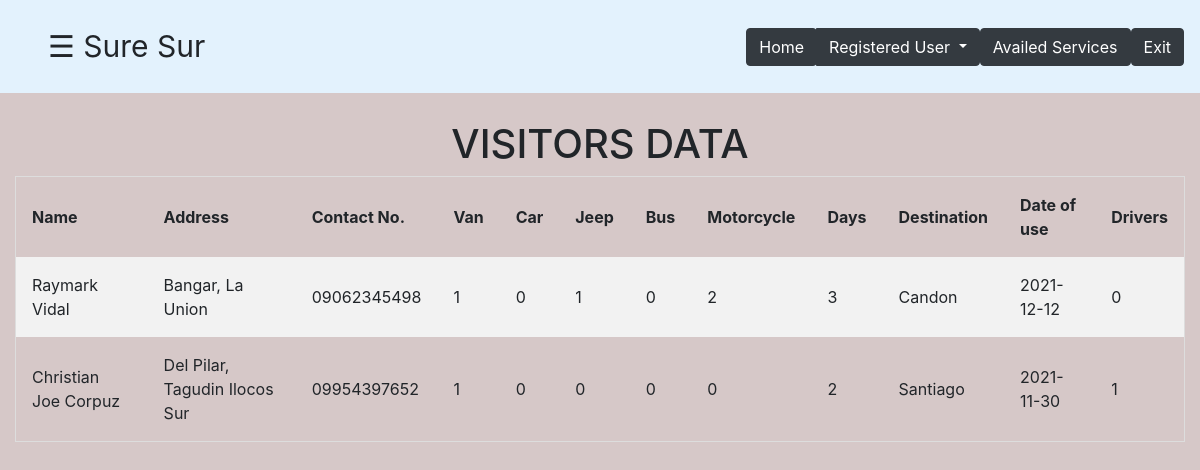
The app's page /availedservices.php with its own data.
### tables this page shows
CREATE TABLE `services` (
  `ID Number` int(11) NOT NULL,
  `Name` varchar(70) DEFAULT NULL,
  `Address` varchar(50) DEFAULT NULL,
  `Contact_No` varchar(15) DEFAULT NULL,
  `Van` int(5) DEFAULT NULL,
  `Car` int(5) DEFAULT NULL,
  `Jeep` int(5) DEFAULT NULL,
  `Bus` int(5) DEFAULT NULL,
  `Motorcycle` int(5) DEFAULT NULL,
  `Days` int(7) DEFAULT NULL,
  `Destination` varchar(70) DEFAULT NULL,
  `Date_of_use` varchar(10) DEFAULT NULL,
  `Drivers` int(5) DEFAULT NULL
);

### availedservices.php (the view, shortened to what this page needs)
<!DOCTYPE html>
<html lang="en">
<head>
  <link rel="stylesheet" href="https://maxcdn.bootstrapcdn.com/bootstrap/4.0.0/css/bootstrap.min.css">
  <link rel="stylesheet" href="https://maxcdn.bootstrapcdn.com/bootstrap/4.5.2/css/bootstrap.min.css">
<link rel="stylesheet" type="text/css" href="sidenav.css">
<link rel="stylesheet" type="text/css" href="content1.css">
<link rel="stylesheet" type="text/css" href="footer.css">
<link rel="stylesheet" type="text/css" href="style.css"/>
  <link rel="stylesheet" href="jquery-ui-1.13.0/jquery-ui.css">
</head>
<body>
<nav class="navbar navbar-expand-md navbar-light fixed-top" style="background-color: #e3f2fd;">
    <a class="navbar-brand" href="#">
<div id="main">
     <span style="font-size:30px;cursor:pointer" onclick="openNav()">&#9776; Sure Sur</span>
    </div> </a>
  <div class="btn-group">
     <a href="admin.php"><button type="button" class="btn btn-dark">
  Home</button></a>
    <button type="button" class="btn btn-dark dropdown-toggle" data-toggle="dropdown">
       Registered User
    </button>
  <a href="availedservices.php"><button type="button" class="btn btn-dark">Availed Services</button>
    </div></a>
     <a href="home.html"><button type="button" class="btn btn-dark">Exit</button>
    </div></a>
      </nav>
<div class="container-fluid" style="margin-top: 10%;">
 <h1 align="center">VISITORS DATA</h1>
  <table>
      <tr>
        <th>Name</th>
        <th>Address</th>
        <th>Contact No.</th>
        <th>Van</th>
        <th>Car</th>
        <th>Jeep</th>
        <th>Bus</th>
        <th>Motorcycle</th>
        <th>Days</th>
        <th>Destination</th>
        <th>Date of use</th>
        <th>Drivers</th>
      </tr>
      <?php
        include "myconnection.php";
        $query = "SELECT * FROM services";
        $result = mysqli_query($connect, $query);
        iF(mysqli_num_rows($result) > 0){
          while($row = mysqli_fetch_array($result)){
      ?>
      <tr>
        <td> <?php echo $row["Name"];?></td>
        <td> <?php echo $row["Address"];?></td>
        <td> <?php echo $row["Contact_No"];?></td>
        <td> <?php echo $row["Van"];?></td>
        <td> <?php echo $row["Car"];?></td>
        <td> <?php echo $row["Jeep"];?></td>
        <td> <?php echo $row["Bus"];?></td>
        <td> <?php echo $row["Motorcycle"];?></td>
        <td> <?php echo $row["Days"];?></td>
        <td> <?php echo $row["Destination"];?></td>
        <td> <?php echo $row["Date_of_use"];?></td>
        <td> <?php echo $row["Drivers"];?></td>
      </tr>
      <?php
          }
        }
        else{
          echo "0 results";
        }
      ?>
    </table>
</body>
</html>

### sidenav.css (style rules this page uses)
.sidenav a { padding: 8px 8px 8px 32px; text-decoration: none; font-size: 25px; color: #818181; display: block; transition: 0.3s; }
#main { transition: margin-left .5s; padding: 16px; }

### content1.css (style rules this page uses)
body { background: #9776; }

### style.css (style rules this page uses)
table { border-collapse: collapse; border-spacing: 0; width: 100%; border: 1px solid #ddd; }
th, td { text-align: left; padding: 16px; }
tr:nth-child(even) { background-color: #f2f2f2; }

### records on screen
services: Name "Raymark Vidal", Address "Bangar, La Union", Contact_No "09062345498", Van "1", Car "0", Jeep "1", Bus "0", Motorcycle "2", Days "3", Destination "Candon", Date_of_use "2021-12-12", Drivers "0"
services: Name "Christian Joe Corpuz", Address "Del Pilar, Tagudin Ilocos Sur", Contact_No "09954397652", Van "1", Car "0", Jeep "0", Bus "0", Motorcycle "0", Days "2", Destination "Santiago", Date_of_use "2021-11-30", Drivers "1"
